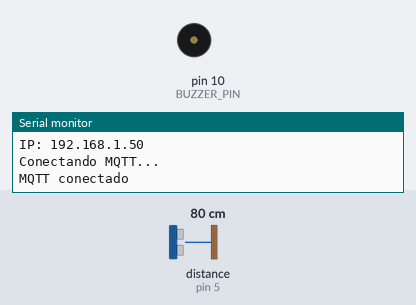
Bench run of a sketch on a simulated Arduino Uno, built with avr-gcc and run on an emulated ATmega328P. On the bench: buzzer (waves = sounding), the last lines printed to the serial monitor. Wiring (inferred from the names in the program): ultrasonic range finder: trigger pin 4; echo pin 5. The test bench sets the inputs (shaded band); at power-on: distance to the obstacle (sensor on pin 5) 80 cm. The echo pulse lasts 58.3 µs per cm; WiFi joins after 1.5 s; servers stay silent unless stated; no MQTT or app messages arrive unless stated.

Above: at 2.7 s.
2.8 s: distance to the obstacle (sensor on pin 5) set to 72 cm
5.7 s: distance to the obstacle (sensor on pin 5) set to 64 cm
At 7.63 s:
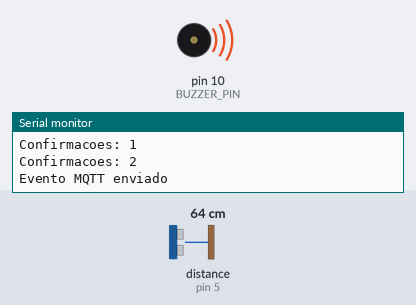
Timing chart, 0 to 9.2 s (numbered marks = the images above; inputs shaded):
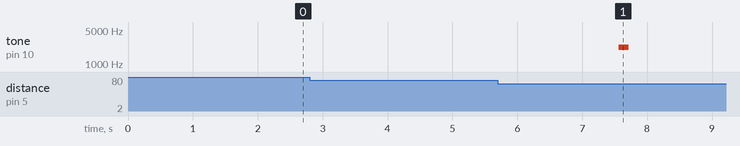

The sketch:

publish_projeto.ino
```cpp
#include <SPI.h>
#include <WiFiEsp.h>
#include <PubSubClient.h>
#include <SoftwareSerial.h>

// -------------------- SENSOR --------------------
const int TRIGGER_PIN = 4;
const int ECHO_PIN = 5;
const int BUZZER_PIN = 10;

// -------------------- WIFI --------------------
char SSID[] = "FelipeDinizTeste";
char PASSWORD[] = "12345678";

// RX, TX
SoftwareSerial espSerial(2, 3);

WiFiEspClient wifiClient;
PubSubClient mqttClient(wifiClient);

// -------------------- MQTT --------------------
const char* MQTT_BROKER = "broker.hivemq.com";
const int MQTT_PORT = 1883;

const char* MQTT_TOPIC =
  "felipe-diniz/projeto/exercito/sensor-distancia";

// -------------------- CONFIGURAÇÕES --------------------
const int DIST_VERY_NEAR = 70;
const unsigned long SENSOR_INTERVAL = 500;

const int REQUIRED_CONFIRMATIONS = 2;
const unsigned long ULTRASONIC_TIMEOUT = 15000;

// -------------------- ESTADO --------------------
double distanceCm = 0;

unsigned long lastSensorRead = 0;

bool veryNearSent = false;

unsigned long lastReconnectWiFi = 0;
unsigned long lastReconnectMQTT = 0;

int confirmCount = 0;

// -------------------- ULTRASSÔNICO --------------------
long readUltrasonic()
{
  digitalWrite(TRIGGER_PIN, LOW);
  delayMicroseconds(2);

  digitalWrite(TRIGGER_PIN, HIGH);
  delayMicroseconds(10);

  digitalWrite(TRIGGER_PIN, LOW);

  // Timeout reduzido
  return pulseIn(ECHO_PIN, HIGH, ULTRASONIC_TIMEOUT);
}

double getDistanceCm()
{
  long duration = readUltrasonic();

  if (duration == 0)
    return -1;

  double cm = duration * 0.01723;

  if (cm < 2 || cm > 400)
    return -1;

  return cm;
}

// -------------------- WIFI --------------------
void connectWiFi()
{
  Serial.println("Conectando WiFi...");

  unsigned long startAttempt = millis();

  while (
    WiFi.status() != WL_CONNECTED &&
    millis() - startAttempt < 10000
  )
  {
    WiFi.begin(SSID, PASSWORD);

    unsigned long waitStart = millis();

    while (
      WiFi.status() != WL_CONNECTED &&
      millis() - waitStart < 3000
    )
    {
      mqttClient.loop();
      yield();
      delay(100);
    }
  }

  if (WiFi.status() == WL_CONNECTED)
  {
    Serial.println("WiFi conectado");
    Serial.print("IP: ");
    Serial.println(WiFi.localIP());
  }
  else
  {
    Serial.println("Falha ao conectar WiFi");
  }
}

// -------------------- MQTT --------------------
void connectMQTT()
{
  if (WiFi.status() != WL_CONNECTED)
    return;

  Serial.println("Conectando MQTT...");

  unsigned long startAttempt = millis();

  while (
    !mqttClient.connected() &&
    millis() - startAttempt < 10000
  )
  {
    if (mqttClient.connect("arduino-uno-sensor"))
    {
      Serial.println("MQTT conectado");
      return;
    }

    Serial.print("Erro MQTT: ");
    Serial.println(mqttClient.state());

    unsigned long waitStart = millis();

    while (millis() - waitStart < 2000)
    {
      mqttClient.loop();
      yield();
      delay(50);
    }
  }

  Serial.println("Falha ao conectar MQTT");
}

// -------------------- PUBLISH --------------------
void publishVeryNear(double cm)
{
  char payload[64];

  snprintf(
    payload,
    sizeof(payload),
    "ALERTA: objeto muito proximo - %.2f cm",
    cm
  );

  bool ok = mqttClient.publish(MQTT_TOPIC, payload);

  if (ok)
    Serial.println("Evento MQTT enviado");
  else
    Serial.println("Falha ao publicar MQTT");
}

// -------------------- BUZZER --------------------
void beepOnce()
{
  unsigned long delayStart = millis();

  while (millis() - delayStart < 1000)
  {
    mqttClient.loop();
    yield();
    delay(10);
  }

  tone(BUZZER_PIN, 2200);

  unsigned long start = millis();

  while (millis() - start < 150)
  {
    mqttClient.loop();
    yield();
    delay(5);
  }

  noTone(BUZZER_PIN);
}

// -------------------- SETUP --------------------
void setup()
{
  Serial.begin(9600);

  espSerial.begin(9600);

  WiFi.init(&espSerial);

  if (WiFi.status() == WL_NO_SHIELD)
  {
    Serial.println("ESP8266 nao encontrado");

    while (true)
    {
      yield();
    }
  }

  mqttClient.setServer(MQTT_BROKER, MQTT_PORT);

  // Mais tolerância
  mqttClient.setKeepAlive(60);

  mqttClient.setSocketTimeout(30);

  pinMode(TRIGGER_PIN, OUTPUT);
  pinMode(ECHO_PIN, INPUT);
  pinMode(BUZZER_PIN, OUTPUT);

  connectWiFi();
  connectMQTT();
}

// -------------------- LOOP --------------------
void loop()
{
  unsigned long now = millis();

  // ---------------- MQTT LOOP ----------------
  mqttClient.loop();
  yield();

  // ---------------- WiFi reconnect ----------------
  if (WiFi.status() != WL_CONNECTED)
  {
    if (now - lastReconnectWiFi > 5000)
    {
      Serial.println("WiFi desconectado");

      connectWiFi();

      lastReconnectWiFi = now;
    }

    return;
  }

  // ---------------- MQTT reconnect ----------------
  if (!mqttClient.connected())
  {
    if (now - lastReconnectMQTT > 5000)
    {
      Serial.println("MQTT desconectado");

      connectMQTT();

      lastReconnectMQTT = now;
    }
  }

  // ---------------- SENSOR ----------------
  if (now - lastSensorRead >= SENSOR_INTERVAL)
  {
    lastSensorRead = now;

    distanceCm = getDistanceCm();

    // -------- ALERTA --------
    if (
      distanceCm > 0 &&
      distanceCm <= DIST_VERY_NEAR
    )
    {
      confirmCount++;

      Serial.print("Confirmacoes: ");
      Serial.println(confirmCount);

      if (
        confirmCount >= REQUIRED_CONFIRMATIONS &&
        !veryNearSent
      )
      {
        publishVeryNear(distanceCm);

        beepOnce();

        veryNearSent = true;
      }
    }
    else
    {
      confirmCount = 0;
      veryNearSent = false;
    }
  }
}
```

Measured:
- the behaviour switches between 70 and 69 cm on distance to the obstacle (sensor on pin 5) (found by bisection; images 0 and 1)
- after the input at 2.8 s, every drawn part: stays the same
- after the input at 5.7 s, tone on pin 10 (BUZZER_PIN): silent → 2200 Hz after 1.9 s, → silent 0.15 s later
